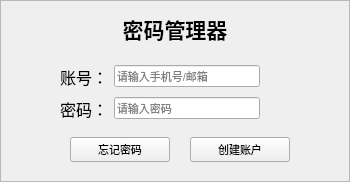
<?xml version="1.0" encoding="UTF-8"?>
<ui version="4.0">
 <class>loginPage</class>
 <widget class="QWidget" name="loginPage">
  <property name="geometry">
   <rect>
    <x>0</x>
    <y>0</y>
    <width>350</width>
    <height>182</height>
   </rect>
  </property>
  <property name="minimumSize">
   <size>
    <width>350</width>
    <height>182</height>
   </size>
  </property>
  <property name="maximumSize">
   <size>
    <width>350</width>
    <height>182</height>
   </size>
  </property>
  <property name="font">
   <font>
    <pointsize>8</pointsize>
    <bold>false</bold>
   </font>
  </property>
  <property name="windowTitle">
   <string>密码管理器</string>
  </property>
  <property name="styleSheet">
   <string notr="true"/>
  </property>
  <widget class="QFrame" name="backgroundFrame">
   <property name="geometry">
    <rect>
     <x>0</x>
     <y>0</y>
     <width>350</width>
     <height>182</height>
    </rect>
   </property>
   <property name="minimumSize">
    <size>
     <width>350</width>
     <height>182</height>
    </size>
   </property>
   <property name="maximumSize">
    <size>
     <width>350</width>
     <height>182</height>
    </size>
   </property>
   <property name="styleSheet">
    <string notr="true"/>
   </property>
   <property name="frameShape">
    <enum>QFrame::StyledPanel</enum>
   </property>
   <property name="frameShadow">
    <enum>QFrame::Raised</enum>
   </property>
   <layout class="QVBoxLayout" name="verticalLayout" stretch="1,2,2">
    <item>
     <widget class="QLabel" name="title">
      <property name="font">
       <font>
        <pointsize>16</pointsize>
        <bold>true</bold>
       </font>
      </property>
      <property name="text">
       <string>密码管理器</string>
      </property>
      <property name="alignment">
       <set>Qt::AlignCenter</set>
      </property>
     </widget>
    </item>
    <item>
     <layout class="QFormLayout" name="formLayout_6">
      <property name="sizeConstraint">
       <enum>QLayout::SetDefaultConstraint</enum>
      </property>
      <property name="labelAlignment">
       <set>Qt::AlignCenter</set>
      </property>
      <property name="formAlignment">
       <set>Qt::AlignCenter</set>
      </property>
      <property name="verticalSpacing">
       <number>8</number>
      </property>
      <property name="leftMargin">
       <number>50</number>
      </property>
      <property name="topMargin">
       <number>0</number>
      </property>
      <property name="rightMargin">
       <number>80</number>
      </property>
      <item row="0" column="0">
       <widget class="QLabel" name="account">
        <property name="minimumSize">
         <size>
          <width>0</width>
          <height>20</height>
         </size>
        </property>
        <property name="font">
         <font>
          <pointsize>12</pointsize>
          <bold>false</bold>
         </font>
        </property>
        <property name="text">
         <string>账号：</string>
        </property>
        <property name="alignment">
         <set>Qt::AlignCenter</set>
        </property>
       </widget>
      </item>
      <item row="1" column="0">
       <widget class="QLabel" name="password">
        <property name="minimumSize">
         <size>
          <width>0</width>
          <height>20</height>
         </size>
        </property>
        <property name="font">
         <font>
          <pointsize>12</pointsize>
          <bold>false</bold>
         </font>
        </property>
        <property name="text">
         <string>密码：</string>
        </property>
        <property name="alignment">
         <set>Qt::AlignCenter</set>
        </property>
       </widget>
      </item>
      <item row="1" column="1">
       <widget class="QLineEdit" name="passwordLineEdit">
        <property name="minimumSize">
         <size>
          <width>0</width>
          <height>20</height>
         </size>
        </property>
        <property name="contextMenuPolicy">
         <enum>Qt::NoContextMenu</enum>
        </property>
        <property name="echoMode">
         <enum>QLineEdit::Password</enum>
        </property>
        <property name="placeholderText">
         <string>请输入密码</string>
        </property>
       </widget>
      </item>
      <item row="0" column="1">
       <widget class="QLineEdit" name="accountLineEdit">
        <property name="minimumSize">
         <size>
          <width>0</width>
          <height>20</height>
         </size>
        </property>
        <property name="contextMenuPolicy">
         <enum>Qt::NoContextMenu</enum>
        </property>
        <property name="placeholderText">
         <string>请输入手机号/邮箱</string>
        </property>
        <property name="clearButtonEnabled">
         <bool>true</bool>
        </property>
       </widget>
      </item>
     </layout>
    </item>
    <item>
     <layout class="QHBoxLayout" name="horizontalLayout_5" stretch="2,2">
      <property name="spacing">
       <number>20</number>
      </property>
      <property name="sizeConstraint">
       <enum>QLayout::SetDefaultConstraint</enum>
      </property>
      <property name="leftMargin">
       <number>60</number>
      </property>
      <property name="rightMargin">
       <number>50</number>
      </property>
      <property name="bottomMargin">
       <number>10</number>
      </property>
      <item>
       <widget class="QPushButton" name="forgetPwd">
        <property name="cursor">
         <cursorShape>PointingHandCursor</cursorShape>
        </property>
        <property name="styleSheet">
         <string notr="true"/>
        </property>
        <property name="text">
         <string>忘记密码</string>
        </property>
        <property name="checkable">
         <bool>false</bool>
        </property>
       </widget>
      </item>
      <item>
       <widget class="QPushButton" name="createAccount">
        <property name="cursor">
         <cursorShape>PointingHandCursor</cursorShape>
        </property>
        <property name="text">
         <string>创建账户</string>
        </property>
       </widget>
      </item>
     </layout>
    </item>
   </layout>
  </widget>
 </widget>
 <tabstops>
  <tabstop>accountLineEdit</tabstop>
  <tabstop>passwordLineEdit</tabstop>
  <tabstop>forgetPwd</tabstop>
  <tabstop>createAccount</tabstop>
 </tabstops>
 <resources/>
 <connections/>
</ui>
